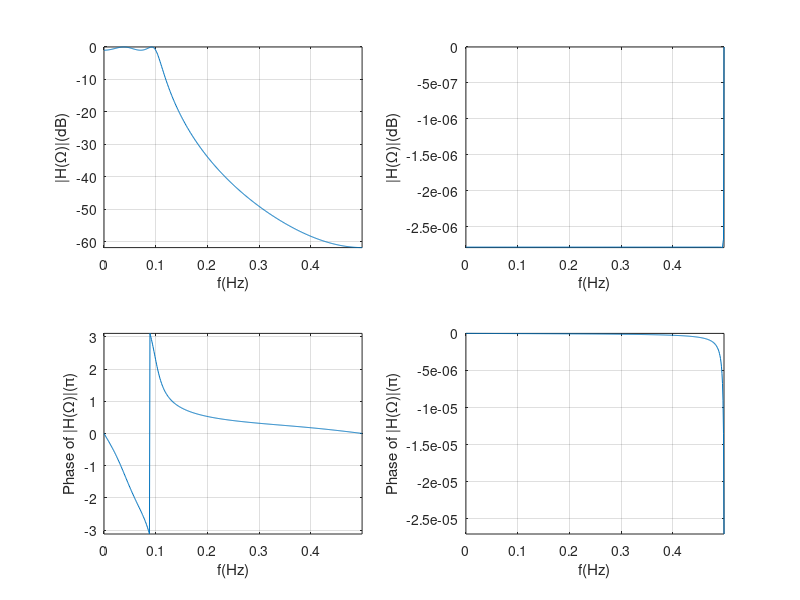

Here is the MATLAB script that generated this plot:
fp=1000;
fs=1500;
Rp=1;
As=15;
f=10000;

%脉冲响应不变法
Wp=2*pi*fp;
Ws=2*pi*fs;
[N1,OmegaC1] = cheb1ord(Wp,Ws,Rp,As,'s');
[b1,a1]=cheby1(N1,Rp,Wp,'s');
[bz,az]=impinvar(b1,a1,f);
[H,w]=freqz(bz,az);                                                                                                                                          
subplot(221);
plot(w/2/pi,20*log10(abs(H)/max(abs(H))));
grid on;
axis tight;
xlabel('f(Hz)');
ylabel('|H(\Omega)|(dB)');
subplot(223);
plot(w/2/pi,angle(H));
grid on;
axis tight;
xlabel('f(Hz)');
ylabel('Phase of |H(\Omega)|(\pi)');


%双线性变换法
 
wp=2*pi*fp/f; ws=2*pi*fs/f; %转换为数字角频率技术指标
Wp=(2*f)*tan(wp/2);Ws =(2*f)*tan(ws/2); %将数字技术指标的反畸变为模拟指标
[N2,OmegaC2]=cheb1ord(Wp,Ws,Rp,As,'s');
[b2,a2]=cheby1(N2,Rp,Wp,'s');
[bz2,az2]=bilinear(b2,a2,f);
[H,w]=freqz(bz2,az2);  
subplot(222);
plot(w/2/pi,20*log10(abs(H)/max(abs(H))));
grid on;
axis tight;
xlabel('f(Hz)');
ylabel('|H(\Omega)|(dB)');
subplot(224);
plot(w/2/pi,angle(H));
grid on;
axis tight;
xlabel('f(Hz)');
ylabel('Phase of |H(\Omega)|(\pi)');

